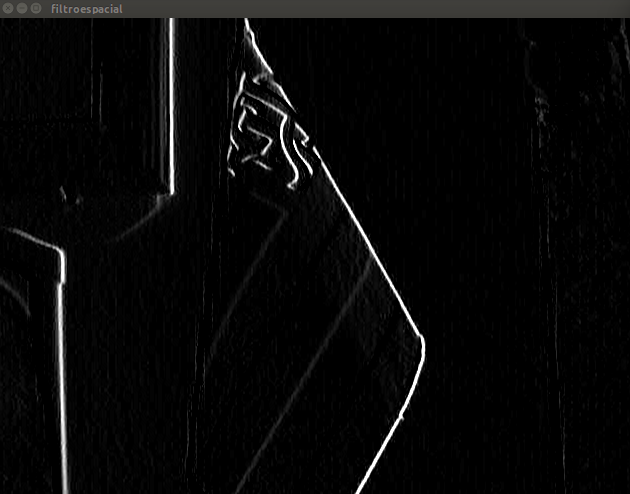
//> input picture imagens/filtro horizontal.jpg, 630 x 494 px, given in place of the camera
$ ./trab32   (built with g++ and OpenCV 4)
//> lines starting //> are read from the running program, lines starting //| are printed output that depends on the picture
#include <iostream>
#include <opencv2/opencv.hpp>
using namespace cv;
using namespace std;
int main(int argc, char** argv) {

	Mat image;
	int width, height;
	VideoCapture cap;
	vector<Mat> planes;
	Mat histR, histG, histB;

	int nbins = 64;
	float range[] = { 0, 256 };
	int sum, sumA;
	const float *histrange = { range };
	bool uniform = true;
	bool acummulate = false;
	cap.open(1);
	if (!cap.isOpened()) {
		cout << "cameras indisponiveis";
		return -1;
	}

	width = cap.get(CV_CAP_PROP_FRAME_WIDTH);
	height = cap.get(CV_CAP_PROP_FRAME_HEIGHT);
	//cout << "largura = " << width << endl;
	//cout << "altura  = " << height << endl;
	int histw = nbins, histh = nbins / 2;
	Mat histImgR(histh, histw, CV_8UC3, Scalar(0, 0, 0));
	Mat histImgG(histh, histw, CV_8UC3, Scalar(0, 0, 0));
	Mat histImgB(histh, histw, CV_8UC3, Scalar(0, 0, 0));
	Mat Ranterior(histh, histw, CV_8UC3, Scalar(0, 0, 0));
	while (1) {
		cap >> image;
//> image is the input picture: 494 rows x 630 cols, CV_8UC3; mean B, G, R 8.3, 8.4, 8.5
		split(image, planes);
		calcHist(&planes[0], 1, 0, Mat(), histR, 1,
			&nbins, &histrange,
			uniform, acummulate);
//> histR = 64 values, max 216999 at index 0, min 61 at index 39, mean 4862.8
		calcHist(&planes[1], 1, 0, Mat(), histG, 1,
			&nbins, &histrange,
			uniform, acummulate);
//> histG has the same summary as histR
		calcHist(&planes[2], 1, 0, Mat(), histB, 1,
			&nbins, &histrange,
			uniform, acummulate);
//> histB has the same summary as histR
		normalize(histR, histR, 0, histImgR.rows, NORM_MINMAX, -1, Mat());
//> histR = 64 values, max 32 at index 0, min 0 at index 39, mean 0.708
		normalize(histG, histG, 0, histImgG.rows, NORM_MINMAX, -1, Mat());
//> histG has the same summary as histR
		normalize(histB, histB, 0, histImgB.rows, NORM_MINMAX, -1, Mat());
//> histB has the same summary as histR
		histImgR.setTo(Scalar(0));
		histImgG.setTo(Scalar(0));
		histImgB.setTo(Scalar(0));
		for (int i = 0; i<nbins; i++) {
			line(histImgR,
				Point(i, histh),
				Point(i, histh - cvRound(histR.at<float>(i))),
				Scalar(0, 0, 255), 1, 8, 0);
			line(histImgG,
				Point(i, histh),
				Point(i, histh - cvRound(histG.at<float>(i))),
				Scalar(0, 255, 0), 1, 8, 0);
			line(histImgB,
				Point(i, histh),
				Point(i, histh - cvRound(histB.at<float>(i))),
				Scalar(255, 0, 0), 1, 8, 0);
		}
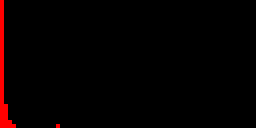
//> histImgR: 32 rows x 64 cols, CV_8UC3 (shown 4 times larger); mean B, G, R 0, 0, 5.2
		histImgR.copyTo(image(Rect(0, 0, nbins, histh)));
		histImgG.copyTo(image(Rect(0, histh, nbins, histh)));
//> image: 494 rows x 630 cols, CV_8UC3; mean B, G, R 8, 8.2, 8.2
		histImgB.copyTo(image(Rect(0, 2 * histh, nbins, histh)));
//> image: 494 rows x 630 cols, CV_8UC3; mean B, G, R 8, 8.2, 8.2

		for (int i = 0; i<histh; i++) {
			for (int j = 0; j<histw; j++) {
				sum = sum + histImgR.at<uchar>(i, j);
				sumA = sumA + Ranterior.at<uchar>(i, j);
			}
		}
//> this loop made 32 passes
//> sum on passes 1 to 12: 255, 510, 765, 1020, 1275, 1530, 1785, 2040, 2295, 2550, 2805, 3060
//> after the loop, sum = 10710; sumA = 0

		if (abs(sum - sumA) >= 8000) {
			putText(image, "Movimento detectado!", cvPoint(15, 470),
				FONT_HERSHEY_COMPLEX, 1, cvScalar(0, 255, 255), 1, CV_AA);
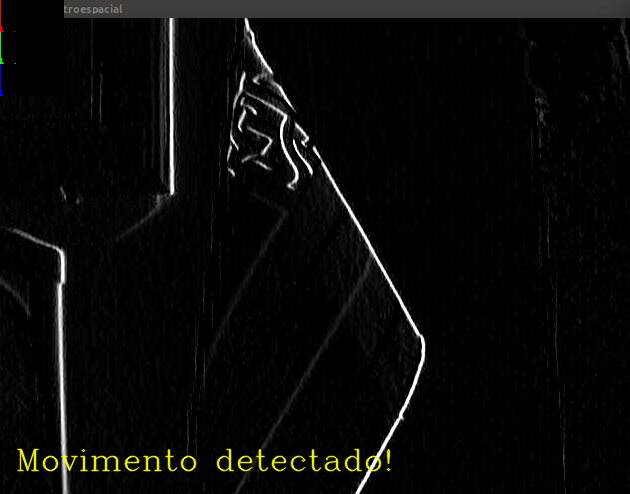
//> image: 494 rows x 630 cols, CV_8UC3; mean B, G, R 8, 9.4, 9.5
		}

		imshow("image", image);
		if (waitKey(30) >= 0) break;
//> the Esc key is pressed
		Ranterior = histImgR.clone();
		sum = 0;
		sumA = 0;
	}
	return 0;
}

$ run again, on imagens/laplaciano de gaussiano.jpg.jpg
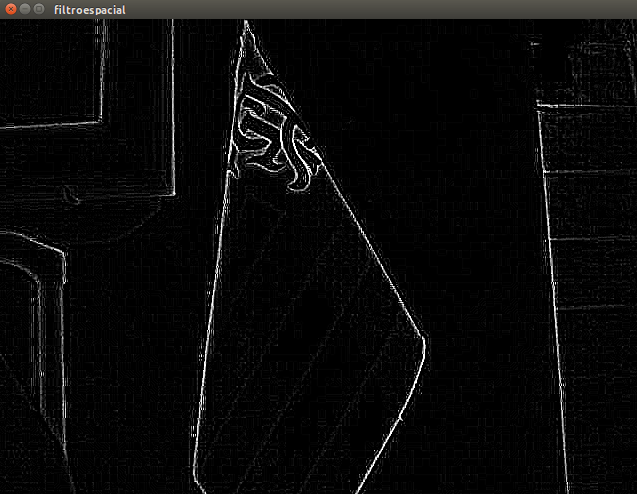
//> input picture imagens/laplaciano de gaussiano.jpg.jpg, 637 x 494 px, given in place of the camera
//> image is the input picture: 494 rows x 637 cols, CV_8UC3; mean B, G, R 9.7, 10, 10.1
//> `calcHist(&planes[0], 1, 0, Mat(), histR, 1, &nbins, &histrange, unifor..`: histR = 64 values, max 211289 at index 0, min 47 at index 61, mean 4916.8
//> `calcHist(&planes[1], 1, 0, Mat(), histG, 1, &nbins, &histrange, unifor..`: histG has the same summary as histR
//> `calcHist(&planes[2], 1, 0, Mat(), histB, 1, &nbins, &histrange, unifor..`: histB has the same summary as histR
//> `normalize(histR, histR, 0, histImgR.rows, NORM_MINMAX, -1, Mat());`: histR = 64 values, max 32 at index 0, min 0 at index 61, mean 0.738
//> `normalize(histG, histG, 0, histImgG.rows, NORM_MINMAX, -1, Mat());`: histG has the same summary as histR
//> `normalize(histB, histB, 0, histImgB.rows, NORM_MINMAX, -1, Mat());`: histB has the same summary as histR
//> the loop `for (int i = 0; i<histh; i++)` made 32 passes
//> sum on passes 1 to 8: 255, 510, 765, 1020, 1275, 1530, 1785, 2040
//> after the loop `for (int i = 0; i<histh; i++)`: sum = 10965; sumA = 0
//> `putText(image, "Movimento detectado!", cvPoint(15, 470), FONT_HERSHEY_..`:
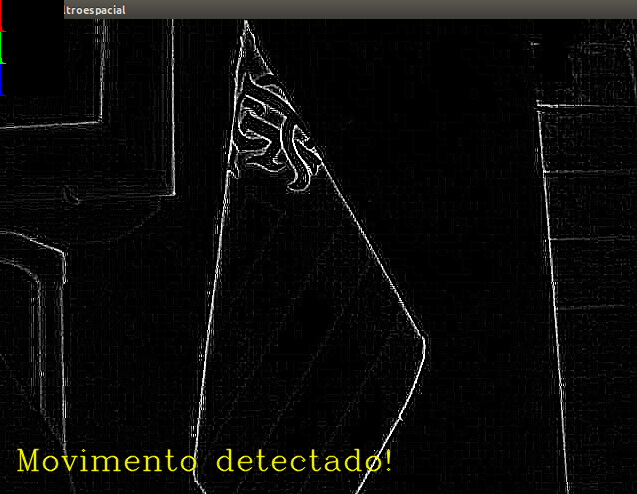
//> image: 494 rows x 637 cols, CV_8UC3; mean B, G, R 9.4, 10.9, 11
